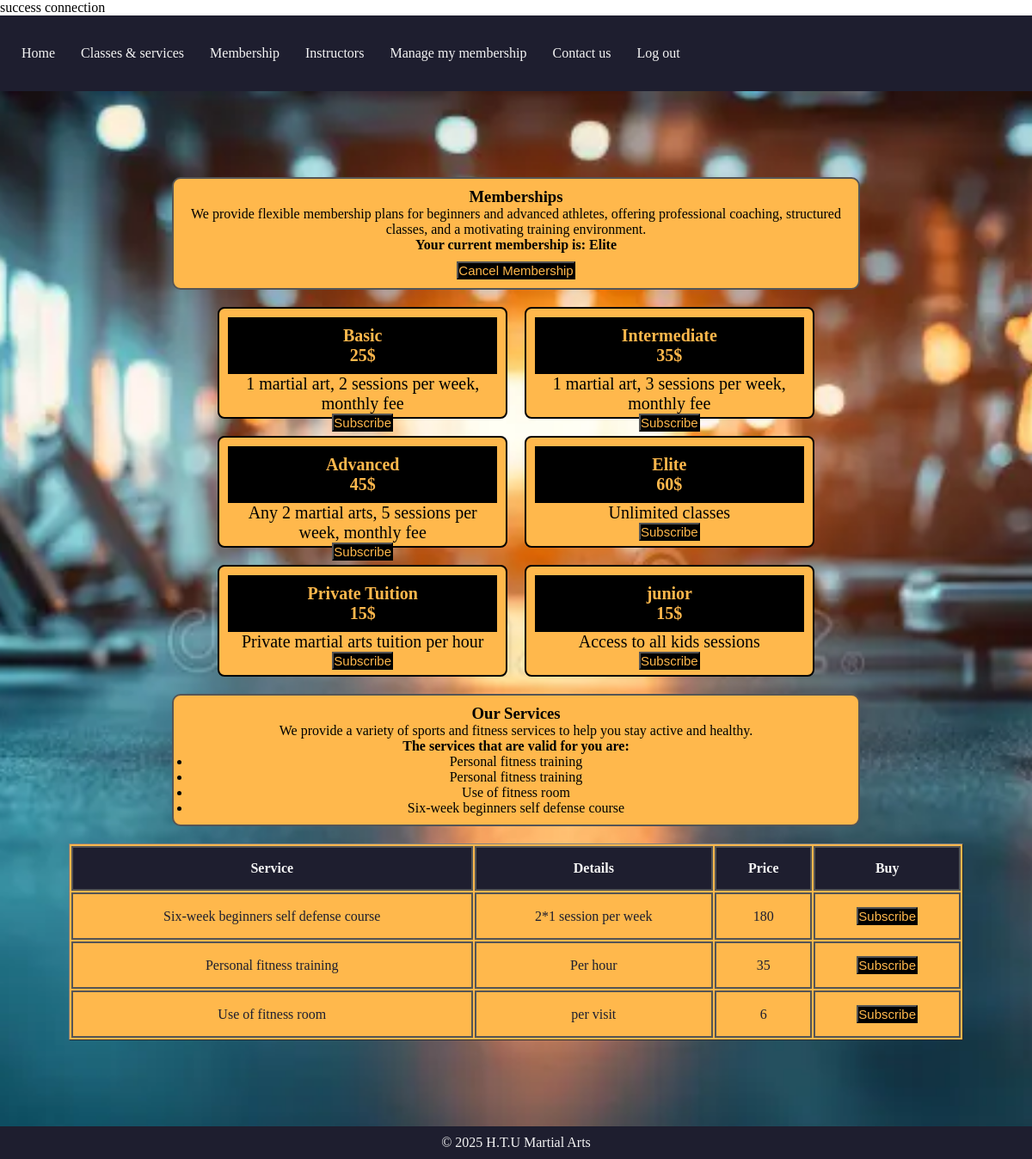
Page /code/finalproject/pages/user/membership_manage.php (signed in) on the committed database.
### tables this page shows
CREATE TABLE `membership` (
  `ID` int(11) NOT NULL,
  `Option` text NOT NULL,
  `Details` text NOT NULL,
  `Price` int(11) NOT NULL
);

CREATE TABLE `user_service` (
  `ID` int(11) NOT NULL,
  `user_id` int(11) NOT NULL,
  `service` varchar(150) NOT NULL
);

CREATE TABLE `services` (
  `ID` int(11) NOT NULL,
  `Service` text NOT NULL,
  `Details` text NOT NULL,
  `Price` int(11) NOT NULL
);

### code/finalproject/pages/user/membership_manage.php (the view, shortened to what this page needs)
<?php
include '../db/db.php';
?>
<!DOCTYPE html>
<html lang="en">
<head>
<link rel="stylesheet" href="../../css/membership_manage.css">
<link rel="stylesheet" href="../../css/classes.css">
<link rel="stylesheet" href="../../css/nav.css">
<link rel="stylesheet" href="../../css/footer.css">
</head>
<body>
<?php include '../shared/nav.php'; ?>
<section class='main-content'>
<section class='intro'>
<h1>Memberships</h1>
<p>
We provide flexible membership plans for beginners and advanced athletes,
offering professional coaching, structured classes, and a motivating training environment.
</p>
<?php
$user_id = $_SESSION['user_id'];
$query = "SELECT member_id FROM member_user WHERE user_id = '$user_id'";
$result = mysqli_query($con, $query);
if (mysqli_num_rows($result) > 0) {
    $row = mysqli_fetch_assoc($result);
    $member_id = $row['member_id'];
    $query2 = "SELECT * FROM membership WHERE ID = '$member_id'";
    $result2 = mysqli_query($con, $query2);
    $membership = mysqli_fetch_assoc($result2);
    echo "<p><b>Your current membership is: {$membership['Option']}</b></p>";
    echo "<form method='post' style='margin-top:10px;'>
            <button type='submit' name='delete_membership'>
                Cancel Membership
            </button>
          </form>";
} else {
    echo "<p>You don't have a subscription yet.</p>";
}
?>
</section>
<?php
$query3 = "SELECT * FROM membership";
$result3 = mysqli_query($con, $query3);
echo "<div class='container'>";
while ($row = mysqli_fetch_assoc($result3)) {
    echo "<div class='option'>";
    echo "<h1>{$row['Option']}<br>{$row['Price']}$</h1>";
    echo "<p>{$row['Details']}</p>";
    echo "<form method='post'>";
    echo "<button type='submit' name='membership_id' value='{$row['ID']}'>Subscribe</button>";
    echo "</form>";
    echo "</div>";
}
echo "</div>";
?>
<section class='intro'>
<h1>Our Services</h1>
<p>We provide a variety of sports and fitness services to help you stay active and healthy.</p>
<?php
$user_id = $_SESSION['user_id'];
$query = "SELECT * FROM user_service WHERE user_id = '$user_id'";
$result = mysqli_query($con, $query);
if (mysqli_num_rows($result) > 0) {
    echo "<p><b>The services that are valid for you are:</b></p>";
    echo "<ul>";
    while ($row = mysqli_fetch_assoc($result)) {
        echo "<li>{$row['service']}</li>";
    }
    echo "</ul>";
} else {
    echo "<p><b>You currently have no services.</b></p>";
}
?>
</section>
<?php
$query = "SELECT * FROM services";
$result = mysqli_query($con, $query);
echo "<table border='1'>";
echo "<tr><th>Service</th><th>Details</th><th>Price</th><th>Buy</th></tr>";
while ($row = mysqli_fetch_assoc($result)) {
    echo "<tr>";
    echo "<td>{$row['Service']}</td>";
    echo "<td>{$row['Details']}</td>";
    echo "<td>{$row['Price']}</td>";
    echo "<td>
            <form method='post'>
                <button type='submit' name='service' value='{$row['Service']}'>Subscribe</button>
            </form>
          </td>";
    echo "</tr>";
}
echo "</table>";
?>
</section>
<?php include '../shared/footer.php'; ?>
</body>
</html>

### code/finalproject/css/membership_manage.css (style rules this page uses)
* { margin: 0; padding: 0; box-sizing: border-box; }
.main-content { background-image: url('../images/empty-fitness-center-equipment-blurred-interior-sun-glare-effect-modern-gym-background-empty-fitness-center-357026796.webp'); background-size: cover; background-position: center; padding: 80px; }
.intro { width: 800px; margin: 20px auto; padding: 10px 20px; background-color: #FFB84C; border: 2px solid #555; border-radius: 10px; text-align: center; }
.container { display: flex; flex-wrap: wrap; gap: 20px; justify-content: center; }
.option { background-color: #FFB84C; width: calc((100% / 3) - 10px); height: 130px; text-align: center; display: flex; flex-direction: column; justify-content: space-between; border: 2px solid black; border-radius: 8px; padding: 10px; box-sizing: border-box; }
.option h1 { background-color: black; color: #FFB84C; margin: 0; padding: 10px 0; font-size: 20px; }
.option p { margin: 0; font-size: 20px; }
button { background-color: black; color: #FFB84C; margin: 0; font-size: 15px; }
table { width: 100%; margin: 20px auto; background-color: #FFB84C; text-align: center; }
th, td { padding: 15px; text-align: center; border: 2px solid #555; }
th { background-color: #1E1E2F; color: #F5F5F5; font-weight: bold; }
td { color: #1E1E2F; }

### code/finalproject/css/classes.css (style rules this page uses)
* { margin: 0; padding: 0; box-sizing: border-box; }
.main-content { background-image: url('../images/empty-fitness-center-equipment-blurred-interior-sun-glare-effect-modern-gym-background-empty-fitness-center-357026796.webp'); background-size: cover; background-position: center; padding: 80px; }
table { width: 100%; margin: 20px auto; background-color: #FFB84C; }
th, td { padding: 15px; text-align: center; border: 2px solid #555; }
th { background-color: #1E1E2F; color: #F5F5F5; font-weight: bold; }
td { color: #1E1E2F; }

### rows in the picture
membership: Option "Elite", Price "60", Details "Unlimited classes", $row['ID'] 4 (drawn)
membership: Option "Basic", Price "25", Details "1 martial art, 2 sessions per week, monthly fee", $row['ID'] 1 (drawn)
membership: Option "Intermediate", Price "35", Details "1 martial art, 3 sessions per week, monthly fee", $row['ID'] 2 (drawn)
membership: Option "Advanced", Price "45", Details "Any 2 martial arts, 5 sessions per week, monthly fee", $row['ID'] 3 (drawn)
membership: Option "Private Tuition", Price "15", Details "Private martial arts tuition per hour", $row['ID'] 5 (drawn)
membership: Option "junior", Price "15", Details "Access to all kids sessions", $row['ID'] 7 (drawn)
user_service: service "Personal fitness training"
user_service: service "Personal fitness training"
user_service: service "Use of fitness room"
user_service: service "Six-week beginners self defense course"
services: Service "Six-week beginners self defense course", Details "2*1 session per week", Price "180"
services: Service "Personal fitness training", Details "Per hour", Price "35"
services: Service "Use of fitness room", Details "per visit", Price "6"
